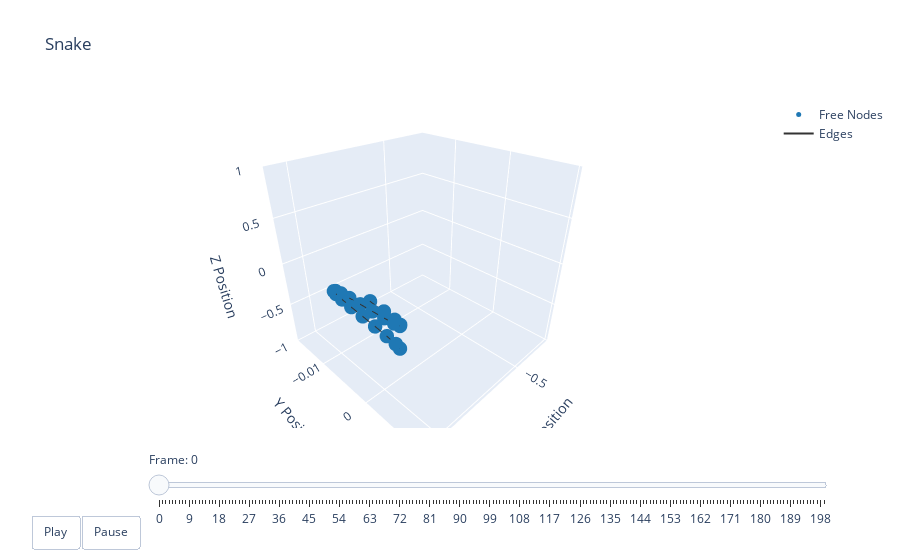

Write notebook code for a chart like this one.
### Code cell
t = np.arange(robot.sim_params.total_time, step=robot.sim_params.dt)
options = dismech.AnimationOptions(title='Snake')

fig = dismech.get_interactive_animation_plotly(robot, t, qs, options)
fig.show()

### Figure 1 — Plotly figure (JSON) as saved in the notebook; plotly's stock layout.template omitted (floating-point values rounded to 4 significant figures)
{"data": [{"marker": {"color": "#1f78b4", "size": 5}, "mode": "markers", "name": "Free Nodes", "type": "scatter3d", "x": [0.003217, 0.00741, 0.01198, 0.01686, 0.02186, 0.02679, 0.03157, 0.03617, 0.04071, 0.0453, 0.05005, 0.05497, 0.05996, 0.06491, 0.06968, 0.07424, 0.07865, 0.08305, 0.08757, 0.0923, 0.09724], "y": [-0.001609, 0.001123, 0.003145, 0.004263, 0.004399, 0.00362, 0.002121, 0.0001704, -0.001939, -0.003915, -0.005479, -0.006394, -0.006502, -0.005765, -0.004274, -0.002223, 0.0001371, 0.00253, 0.004669, 0.006272, 0.007088], "z": [0.0, 0.0, 0.0, 0.0, 0.0, 0.0, 0.0, 0.0, 0.0, 0.0, 0.0, 0.0, 0.0, 0.0, 0.0, 0.0, 0.0, 0.0, 0.0, 0.0, 0.0]}, {"marker": {"color": "#e31a1c", "size": 5}, "mode": "markers", "name": "Fixed Nodes", "type": "scatter3d", "x": [], "y": [], "z": []}, {"line": {"color": "#333333", "width": 2}, "mode": "lines", "name": "Edges", "type": "scatter3d", "x": [0.003217, 0.00741, null, 0.00741, 0.01198, null, 0.01198, 0.01686, null, 0.01686, 0.02186, null, 0.02186, 0.02679, null, 0.02679, 0.03157, null, 0.03157, 0.03617, null, 0.03617, 0.04071, null, 0.04071, 0.0453, null, 0.0453, 0.05005, null, 0.05005, 0.05497, null, 0.05497, 0.05996, null, 0.05996, 0.06491, null, 0.06491, 0.06968, null, 0.06968, 0.07424, null, 0.07424, 0.07865, null, 0.07865, 0.08305, null, 0.08305, 0.08757, null, 0.08757, 0.0923, null, 0.0923, 0.09724, null], "y": [-0.001609, 0.001123, null, 0.001123, 0.003145, null, 0.003145, 0.004263, null, 0.004263, 0.004399, null, 0.004399, 0.00362, null, 0.00362, 0.002121, null, 0.002121, 0.0001704, null, 0.0001704, -0.001939, null, -0.001939, -0.003915, null, -0.003915, -0.005479, null, -0.005479, -0.006394, null, -0.006394, -0.006502, null, -0.006502, -0.005765, null, -0.005765, -0.004274, null, -0.004274, -0.002223, null, -0.002223, 0.0001371, null, 0.0001371, 0.00253, null, 0.00253, 0.004669, null, 0.004669, 0.006272, null, 0.006272, 0.007088, null], "z": [0, 0, null, 0, 0, null, 0, 0, null, 0, 0, null, 0, 0, null, 0, 0, null, 0, 0, null, 0, 0, null, 0, 0, null, 0, 0, null, 0, 0, null, 0, 0, null, 0, 0, null, 0, 0, null, 0, 0, null, 0, 0, null, 0, 0, null, 0, 0, null, 0, 0, null, 0, 0, null]}, {"color": "rgba(166, 206, 227, 0.7)", "i": [], "j": [], "k": [], "name": "Faces", "opacity": 0.7, "showscale": false, "type": "mesh3d", "x": [0.003217, 0.00741, 0.01198, 0.01686, 0.02186, 0.02679, 0.03157, 0.03617, 0.04071, 0.0453, 0.05005, 0.05497, 0.05996, 0.06491, 0.06968, 0.07424, 0.07865, 0.08305, 0.08757, 0.0923, 0.09724], "y": [-0.001609, 0.001123, 0.003145, 0.004263, 0.004399, 0.00362, 0.002121, 0.0001704, -0.001939, -0.003915, -0.005479, -0.006394, -0.006502, -0.005765, -0.004274, -0.002223, 0.0001371, 0.00253, 0.004669, 0.006272, 0.007088], "z": [0.0, 0.0, 0.0, 0.0, 0.0, 0.0, 0.0, 0.0, 0.0, 0.0, 0.0, 0.0, 0.0, 0.0, 0.0, 0.0, 0.0, 0.0, 0.0, 0.0, 0.0]}], "layout": {"scene": {"camera": {"eye": {"x": 1.225, "y": 1.225, "z": 1.0}}, "xaxis": {"range": [-0.7591, 0.09724], "title": {"text": "X Position"}}, "yaxis": {"range": [-0.01723, 0.01036], "title": {"text": "Y Position"}}, "zaxis": {"range": [0, 0], "title": {"text": "Z Position"}}}, "sliders": [{"currentvalue": {"prefix": "Frame: "}, "steps": [{"args": [["0"], {"frame": {"duration": 50, "redraw": true}, "mode": "immediate"}], "label": "0", "method": "animate"}, {"args": [["1"], {"frame": {"duration": 50, "redraw": true}, "mode": "immediate"}], "label": "1", "method": "animate"}, {"args": [["2"], {"frame": {"duration": 50, "redraw": true}, "mode": "immediate"}], "label": "2", "method": "animate"}, {"args": [["3"], {"frame": {"duration": 50, "redraw": true}, "mode": "immediate"}], "label": "3", "method": "animate"}, {"args": [["4"], {"frame": {"duration": 50, "redraw": true}, "mode": "immediate"}], "label": "4", "method": "animate"}, {"args": [["5"], {"frame": {"duration": 50, "redraw": true}, "mode": "immediate"}], "label": "5", "method": "animate"}, {"args": [["6"], {"frame": {"duration": 50, "redraw": true}, "mode": "immediate"}], "label": "6", "method": "animate"}, {"args": [["7"], {"frame": {"duration": 50, "redraw": true}, "mode": "immediate"}], "label": "7", "method": "animate"}, {"args": [["8"], {"frame": {"duration": 50, "redraw": true}, "mode": "immediate"}], "label": "8", "method": "animate"}, {"args": [["9"], {"frame": {"duration": 50, "redraw": true}, "mode": "immediate"}], "label": "9", "method": "animate"}, {"args": [["10"], {"frame": {"duration": 50, "redraw": true}, "mode": "immediate"}], "label": "10", "method": "animate"}, {"args": [["11"], {"frame": {"duration": 50, "redraw": true}, "mode": "immediate"}], "label": "11", "method": "animate"}, {"args": [["12"], {"frame": {"duration": 50, "redraw": true}, "mode": "immediate"}], "label": "12", "method": "animate"}, {"args": [["13"], {"frame": {"duration": 50, "redraw": true}, "mode": "immediate"}], "label": "13", "method": "animate"}, {"args": [["14"], {"frame": {"duration": 50, "redraw": true}, "mode": "immediate"}], "label": "14", "method": "animate"}, {"args": [["15"], {"frame": {"duration": 50, "redraw": true}, "mode": "immediate"}], "label": "15", "method": "animate"}, {"args": [["16"], {"frame": {"duration": 50, "redraw": true}, "mode": "immediate"}], "label": "16", "method": "animate"}, {"args": [["17"], {"frame": {"duration": 50, "redraw": true}, "mode": "immediate"}], "label": "17", "method": "animate"}, {"args": [["18"], {"frame": {"duration": 50, "redraw": true}, "mode": "immediate"}], "label": "18", "method": "animate"}, {"args": [["19"], {"frame": {"duration": 50, "redraw": true}, "mode": "immediate"}], "label": "19", "method": "animate"}, {"args": [["20"], {"frame": {"duration": 50, "redraw": true}, "mode": "immediate"}], "label": "20", "method": "animate"}, {"args": [["21"], {"frame": {"duration": 50, "redraw": true}, "mode": "immediate"}], "label": "21", "method": "animate"}, {"args": [["22"], {"frame": {"duration": 50, "redraw": true}, "mode": "immediate"}], "label": "22", "method": "animate"}, {"args": [["23"], {"frame": {"duration": 50, "redraw": true}, "mode": "immediate"}], "label": "23", "method": "animate"}, {"args": [["24"], {"frame": {"duration": 50, "redraw": true}, "mode": "immediate"}], "label": "24", "method": "animate"}, {"args": [["25"], {"frame": {"duration": 50, "redraw": true}, "mode": "immediate"}], "label": "25", "method": "animate"}, {"args": [["26"], {"frame": {"duration": 50, "redraw": true}, "mode": "immediate"}], "label": "26", "method": "animate"}, {"args": [["27"], {"frame": {"duration": 50, "redraw": true}, "mode": "immediate"}], "label": "27", "method": "animate"}, {"args": [["28"], {"frame": {"duration": 50, "redraw": true}, "mode": "immediate"}], "label": "28", "method": "animate"}, {"args": [["29"], {"frame": {"duration": 50, "redraw": true}, "mode": "immediate"}], "label": "29", "method": "animate"}, {"args": [["30"], {"frame": {"duration": 50, "redraw": true}, "mode": "immediate"}], "label": "30", "method": "animate"}, {"args": [["31"], {"frame": {"duration": 50, "redraw": true}, "mode": "immediate"}], "label": "31", "method": "animate"}, {"args": [["32"], {"frame": {"duration": 50, "redraw": true}, "mode": "immediate"}], "label": "32", "method": "animate"}, {"args": [["33"], {"frame": {"duration": 50, "redraw": true}, "mode": "immediate"}], "label": "33", "method": "animate"}, {"args": [["34"], {"frame": {"duration": 50, "redraw": true}, "mode": "immediate"}], "label": "34", "method": "animate"}, {"args": [["35"], {"frame": {"duration": 50, "redraw": true}, "mode": "immediate"}], "label": "35", "method": "animate"}, {"args": [["36"], {"frame": {"duration": 50, "redraw": true}, "mode": "immediate"}], "label": "36", "method": "animate"}, {"args": [["37"], {"frame": {"duration": 50, "redraw": true}, "mode": "immediate"}], "label": "37", "method": "animate"}, {"args": [["38"], {"frame": {"duration": 50, "redraw": true}, "mode": "immediate"}], "label": "38", "method": "animate"}, {"args": [["39"], {"frame": {"duration": 50, "redraw": true}, "mode": "immediate"}], "label": "39", "method": "animate"}, {"args": [["40"], {"frame": {"duration": 50, "redraw": true}, "mode": "immediate"}], "label": "40", "method": "animate"}, {"args": [["41"], {"frame": {"duration": 50, "redraw": true}, "mode": "immediate"}], "label": "41", "method": "animate"}, {"args": [["42"], {"frame": {"duration": 50, "redraw": true}, "mode": "immediate"}], "label": "42", "method": "animate"}, {"args": [["43"], {"frame": {"duration": 50, "redraw": true}, "mode": "immediate"}], "label": "43", "method": "animate"}, {"args": [["44"], {"frame": {"duration": 50, "redraw": true}, "mode": "immediate"}], "label": "44", "method": "animate"}, {"args": [["45"], {"frame": {"duration": 50, "redraw": true}, "mode": "immediate"}], "label": "45", "method": "animate"}, {"args": [["46"], {"frame": {"duration": 50, "redraw": true}, "mode": "immediate"}], "label": "46", "method": "animate"}, {"args": [["47"], {"frame": {"duration": 50, "redraw": true}, "mode": "immediate"}], "label": "47", "method": "animate"}, {"args": [["48"], {"frame": {"duration": 50, "redraw": true}, "mode": "immediate"}], "label": "48", "method": "animate"}, {"args": [["49"], {"frame": {"duration": 50, "redraw": true}, "mode": "immediate"}], "label": "49", "method": "animate"}, {"args": [["50"], {"frame": {"duration": 50, "redraw": true}, "mode": "immediate"}], "label": "50", "method": "animate"}, {"args": [["51"], {"frame": {"duration": 50, "redraw": true}, "mode": "immediate"}], "label": "51", "method": "animate"}, {"args": [["52"], {"frame": {"duration": 50, "redraw": true}, "mode": "immediate"}], "label": "52", "method": "animate"}, {"args": [["53"], {"frame": {"duration": 50, "redraw": true}, "mode": "immediate"}], "label": "53", "method": "animate"}, {"args": [["54"], {"frame": {"duration": 50, "redraw": true}, "mode": "immediate"}], "label": "54", "method": "animate"}, {"args": [["55"], {"frame": {"duration": 50, "redraw": true}, "mode": "immediate"}], "label": "55", "method": "animate"}, {"args": [["56"], {"frame": {"duration": 50, "redraw": true}, "mode": "immediate"}], "label": "56", "method": "animate"}, {"args": [["57"], {"frame": {"duration": 50, "redraw": true}, "mode": "immediate"}], "label": "57", "method": "animate"}, {"args": [["58"], {"frame": {"duration": 50, "redraw": true}, "mode": "immediate"}], "label": "58", "method": "animate"}, {"args": [["59"], {"frame": {"duration": 50, "redraw": true}, "mode": "immediate"}], "label": "59", "method": "animate"}, {"args": [["60"], {"frame": {"duration": 50, "redraw": true}, "mode": "immediate"}], "label": "60", "method": "animate"}, {"args": [["61"], {"frame": {"duration": 50, "redraw": true}, "mode": "immediate"}], "label": "61", "method": "animate"}, {"args": [["62"], {"frame": {"duration": 50, "redraw": true}, "mode": "immediate"}], "label": "62", "method": "animate"}, {"args": [["63"], {"frame": {"duration": 50, "redraw": true}, "mode": "immediate"}], "label": "63", "method": "animate"}, {"args": [["64"], {"frame": {"duration": 50, "redraw": true}, "mode": "immediate"}], "label": "64", "method": "animate"}, {"args": [["65"], {"frame": {"duration": 50, "redraw": true}, "mode": "immediate"}], "label": "65", "method": "animate"}, {"args": [["66"], {"frame": {"duration": 50, "redraw": true}, "mode": "immediate"}], "label": "66", "method": "animate"}, {"args": [["67"], {"frame": {"duration": 50, "redraw": true}, "mode": "immediate"}], "label": "67", "method": "animate"}, {"args": [["68"], {"frame": {"duration": 50, "redraw": true}, "mode": "immediate"}], "label": "68", "method": "animate"}, {"args": [["69"], {"frame": {"duration": 50, "redraw": true}, "mode": "immediate"}], "label": "69", "method": "animate"}, {"args": [["70"], {"frame": {"duration": 50, "redraw": true}, "mode": "immediate"}], "label": "70", "method": "animate"}, {"args": [["71"], {"frame": {"duration": 50, "redraw": true}, "mode": "immediate"}], "label": "71", "method": "animate"}, {"args": [["72"], {"frame": {"duration": 50, "redraw": true}, "mode": "immediate"}], "label": "72", "method": "animate"}, {"args": [["73"], {"frame": {"duration": 50, "redraw": true}, "mode": "immediate"}], "label": "73", "method": "animate"}, {"args": [["74"], {"frame": {"duration": 50, "redraw": true}, "mode": "immediate"}], "label": "74", "method": "animate"}, {"args": [["75"], {"frame": {"duration": 50, "redraw": true}, "mode": "immediate"}], "label": "75", "method": "animate"}, {"args": [["76"], {"frame": {"duration": 50, "redraw": true}, "mode": "immediate"}], "label": "76", "method": "animate"}, {"args": [["77"], {"frame": {"duration": 50, "redraw": true}, "mode": "immediate"}], "label": "77", "method": "animate"}, {"args": [["78"], {"frame": {"duration": 50, "redraw": true}, "mode": "immediate"}], "label": "78", "method": "animate"}, {"args": [["79"], {"frame": {"duration": 50, "redraw": true}, "mode": "immediate"}], "label": "79", "method": "animate"}, {"args": [["80"], {"frame": {"duration": 50, "redraw": true}, "mode": "immediate"}], "label": "80", "method": "animate"}, {"args": [["81"], {"frame": {"duration": 50, "redraw": true}, "mode": "immediate"}], "label": "81", "method": "animate"}, {"args": [["82"], {"frame": {"duration": 50, "redraw": true}, "mode": "immediate"}], "label": "82", "method": "animate"}, {"args": [["83"], {"frame": {"duration": 50, "redraw": true}, "mode": "immediate"}], "label": "83", "method": "animate"}, {"args": [["84"], {"frame": {"duration": 50, "redraw": true}, "mode": "immediate"}], "label": "84", "method": "animate"}, {"args": [["85"], {"frame": {"duration": 50, "redraw": true}, "mode": "immediate"}], "label": "85", "method": "animate"}, {"args": [["86"], {"frame": {"duration": 50, "redraw": true}, "mode": "immediate"}], "label": "86", "method": "animate"}, {"args": [["87"], {"frame": {"duration": 50, "redraw": true}, "mode": "immediate"}], "label": "87", "method": "animate"}, {"args": [["88"], {"frame": {"duration": 50, "redraw": true}, "mode": "immediate"}], "label": "88", "method": "animate"}, {"args": [["89"], {"frame": {"duration": 50, "redraw": true}, "mode": "immediate"}], "label": "89", "method": "animate"}, {"args": [["90"], {"frame": {"duration": 50, "redraw": true}, "mode": "immediate"}], "label": "90", "method": "animate"}, {"args": [["91"], {"frame": {"duration": 50, "redraw": true}, "mode": "immediate"}], "label": "91", "method": "animate"}, {"args": [["92"], {"frame": {"duration": 50, "redraw": true}, "mode": "immediate"}], "label": "92", "method": "animate"}, {"args": [["93"], {"frame": {"duration": 50, "redraw": true}, "mode": "immediate"}], "label": "93", "method": "animate"}, {"args": [["94"], {"frame": {"duration": 50, "redraw": true}, "mode": "immediate"}], "label": "94", "method": "animate"}, {"args": [["95"], {"frame": {"duration": 50, "redraw": true}, "mode": "immediate"}], "label": "95", "method": "animate"}, {"args": [["96"], {"frame": {"duration": 50, "redraw": true}, "mode": "immediate"}], "label": "96", "method": "animate"}, {"args": [["97"], {"frame": {"duration": 50, "redraw": true}, "mode": "immediate"}], "label": "97", "method": "animate"}, {"args": [["98"], {"frame": {"duration": 50, "redraw": true}, "mode": "immediate"}], "label": "98", "method": "animate"}, {"args": [["99"], {"frame": {"duration": 50, "redraw": true}, "mode": "immediate"}], "label": "99", "method": "animate"}, {"args": [["100"], {"frame": {"duration": 50, "redraw": true}, "mode": "immediate"}], "label": "100", "method": "animate"}, {"args": [["101"], {"frame": {"duration": 50, "redraw": true}, "mode": "immediate"}], "label": "101", "method": "animate"}, {"args": [["102"], {"frame": {"duration": 50, "redraw": true}, "mode": "immediate"}], "label": "102", "method": "animate"}, {"args": [["103"], {"frame": {"duration": 50, "redraw": true}, "mode": "immediate"}], "label": "103", "method": "animate"}, {"args": [["104"], {"frame": {"duration": 50, "redraw": true}, "mode": "immediate"}], "label": "104", "method": "animate"}, {"args": [["105"], {"frame": {"duration": 50, "redraw": true}, "mode": "immediate"}], "label": "105", "method": "animate"}, {"args": [["106"], {"frame": {"duration": 50, "redraw": true}, "mode": "immediate"}], "label": "106", "method": "animate"}, {"args": [["107"], {"frame": {"duration": 50, "redraw": true}, "mode": "immediate"}], "label": "107", "method": "animate"}, {"args": [["108"], {"frame": {"duration": 50, "redraw": true}, "mode": "immediate"}], "label": "108", "method": "animate"}, {"args": [["109"], {"frame": {"duration": 50, "redraw": true}, "mode": "immediate"}], "label": "109", "method": "animate"}, {"args": [["110"], {"frame": {"duration": 50, "redraw": true}, "mode": "immediate"}], "label": "110", "method": "animate"}, {"args": [["111"], {"frame": {"duration": 50, "redraw": true}, "mode": "immediate"}], "label": "111", "method": "animate"}, {"args": [["112"], {"frame": {"duration": 50, "redraw": true}, "mode": "immediate"}], "label": "112", "method": "animate"}, {"args": [["113"], {"frame": {"duration": 50, "redraw": true}, "mode": "immediate"}], "label": "113", "method": "animate"}, {"args": [["114"], {"frame": {"duration": 50, "redraw": true}, "mode": "immediate"}], "label": "114", "method": "animate"}, {"args": [["115"], {"frame": {"duration": 50, "redraw": true}, "mode": "immediate"}], "label": "115", "method": "animate"}, {"args": [["116"], {"frame": {"duration": 50, "redraw": true}, "mode": "immediate"}], "label": "116", "method": "animate"}, {"args": [["117"], {"frame": {"duration": 50, "redraw": true}, "mode": "immediate"}], "label": "117", "method": "animate"}, {"args": [["118"], {"frame": {"duration": 50, "redraw": true}, "mode": "immediate"}], "label": "118", "method": "animate"}, {"args": [["119"], {"frame": {"duration": 50, "redraw": true}, "mode": "immediate"}], "label": "119", "method": "animate"}, {"args": [["120"], {"frame": {"duration": 50, "redraw": true}, "mode": "immediate"}], "label": "120", "method": "animate"}, {"args": [["121"], {"frame": {"duration": 50, "redraw": true}, "mode": "immediate"}], "label": "121", "method": "animate"}, {"args": [["122"], {"frame": {"duration": 50, "redraw": true}, "mode": "immediate"}], "label": "122", "method": "animate"}, {"args": [["123"], {"frame": {"duration": 50, "redraw": true}, "mode": "immediate"}], "label": "123", "method": "animate"}, {"args": [["124"], {"frame": {"duration": 50, "redraw": true}, "mode": "immediate"}], "label": "124", "method": "animate"}, {"args": [["125"], {"frame": {"duration": 50, "redraw": true}, "mode": "immediate"}], "label": "125", "method": "animate"}, {"args": [["126"], {"frame": {"duration": 50, "redraw": true}, "mode": "immediate"}], "label": "126", "method": "animate"}, {"args": [["127"], {"frame": {"duration": 50, "redraw": true}, "mode": "immediate"}], "label": "127", "method": "animate"}, {"args": [["128"], {"frame": {"duration": 50, "redraw": true}, "mode": "immediate"}], "label": "128", "method": "animate"}, {"args": [["129"], {"frame": {"duration": 50, "redraw": true}, "mode": "immediate"}], "label": "129", "method": "animate"}, {"args": [["130"], {"frame": {"duration": 50, "redraw": true}, "mode": "immediate"}], "label": "130", "method": "animate"}, {"args": [["131"], {"frame": {"duration": 50, "redraw": true}, "mode": "immediate"}], "label": "131", "method": "animate"}, {"args": [["132"], {"frame": {"duration": 50, "redraw": true}, "mode": "immediate"}], "label": "132", "method": "animate"}, {"args": [["133"], {"frame": {"duration": 50, "redraw": true}, "mode": "immediate"}], "label": "133", "method": "animate"}, {"args": [["134"], {"frame": {"duration": 50, "redraw": true}, "mode": "immediate"}], "label": "134", "method": "animate"}, {"args": [["135"], {"frame": {"duration": 50, "redraw": true}, "mode": "immediate"}], "label": "135", "method": "animate"}, {"args": [["136"], {"frame": {"duration": 50, "redraw": true}, "mode": "immediate"}], "label": "136", "method": "animate"}, {"args": [["137"], {"frame": {"duration": 50, "redraw": true}, "mode": "immediate"}], "label": "137", "method": "animate"}, {"args": [["138"], {"frame": {"duration": 50, "redraw": true}, "mode": "immediate"}], "label": "138", "method": "animate"}, {"args": [["139"], {"frame": {"duration": 50, "redraw": true}, "mode": "immediate"}], "label": "139", "method": "animate"}, {"args": [["140"], {"frame": {"duration": 50, "redraw": true}, "mode": "immediate"}], "label": "140", "method": "animate"}, {"args": [["141"], {"frame": {"duration": 50, "redraw": true}, "mode": "immediate"}], "label": "141", "method": "animate"}, {"args": [["142"], {"frame": {"duration": 50, "redraw": true}, "mode": "immediate"}], "label": "142", "method": "animate"}, {"args": [["143"], {"frame": {"duration": 50, "redraw": true}, "mode": "immediate"}], "label": "143", "method": "animate"}, {"args": [["144"], {"frame": {"duration": 50, "redraw": true}, "mode": "immediate"}], "label": "144", "method": "animate"}, {"args": [["145"], {"frame": {"duration": 50, "redraw": true}, "mode": "immediate"}], "label": "145", "method": "animate"}, {"args": [["146"], {"frame": {"duration": 50, "redraw": true}, "mode": "immediate"}], "label": "146", "method": "animate"}, {"args": [["147"], {"frame": {"duration": 50, "redraw": true}, "mode": "immediate"}], "label": "147", "method": "animate"}, {"args": [["148"], {"frame": {"duration": 50, "redraw": true}, "mode": "immediate"}], "label": "148", "method": "animate"}, {"args": [["149"], {"frame": {"duration": 50, "redraw": true}, "mode": "immediate"}], "label": "149", "method": "animate"}, {"args": [["150"], {"frame": {"duration": 50, "redraw": true}, "mode": "immediate"}], "label": "150", "method": "animate"}, {"args": [["151"], {"frame": {"duration": 50, "redraw": true}, "mode": "immediate"}], "label": "151", "method": "animate"}, {"args": [["152"], {"frame": {"duration": 50, "redraw": true}, "mode": "immediate"}], "label": "152", "method": "animate"}, {"args": [["153"], {"frame": {"duration": 50, "redraw": true}, "mode": "immediate"}], "label": "153", "method": "animate"}, {"args": [["154"], {"frame": {"duration": 50, "redraw": true}, "mode": "immediate"}], "label": "154", "method": "animate"}, {"args": [["155"], {"frame": {"duration": 50, "redraw": true}, "mode": "immediate"}], "label": "155", "method": "animate"}, {"args": [["156"], {"frame": {"duration": 50, "redraw": true}, "mode": "immediate"}], "label": "156", "method": "animate"}, {"args": [["157"], {"frame": {"duration": 50, "redraw": true}, "mode": "immediate"}], "label": "157", "method": "animate"}, {"args": [["158"], {"frame": {"duration": 50, "redraw": true}, "mode": "immediate"}], "label": "158", "method": "animate"}, {"args": [["159"], {"frame": {"duration": 50, "redraw": true}, "mode": "immediate"}], "label": "159", "method": "animate"}, {"args": [["160"], {"frame": {"duration": 50, "redraw": true}, "mode": "immediate"}], "label": "160", "method": "animate"}, {"args": [["161"], {"frame": {"duration": 50, "redraw": true}, "mode": "immediate"}], "label": "161", "method": "animate"}, {"args": [["162"], {"frame": {"duration": 50, "redraw": true}, "mode": "immediate"}], "label": "162", "method": "animate"}, {"args": [["163"], {"frame": {"duration": 50, "redraw": true}, "mode": "immediate"}], "label": "163", "method": "animate"}, {"args": [["164"], {"frame": {"duration": 50, "redraw": true}, "mode": "immediate"}], "label": "164", "method": "animate"}, {"args": [["165"], {"frame": {"duration": 50, "redraw": true}, "mode": "immediate"}], "label": "165", "method": "animate"}, {"args": [["166"], {"frame": {"duration": 50, "redraw": true}, "mode": "immediate"}], "label": "166", "method": "animate"}, {"args": [["167"], {"frame": {"duration": 50, "redraw": true}, "mode": "immediate"}], "label": "167", "method": "animate"}, {"args": [["168"], {"frame": {"duration": 50, "redraw": true}, "mode": "immediate"}], "label": "168", "method": "animate"}, {"args": [["169"], {"frame": {"duration": 50, "redraw": true}, "mode": "immediate"}], "label": "169", "method": "animate"}, {"args": [["170"], {"frame": {"duration": 50, "redraw": true}, "mode": "immediate"}], "label": "170", "method": "animate"}, {"args": [["171"], {"frame": {"duration": 50, "redraw": true}, "mode": "immediate"}], "label": "171", "method": "animate"}, {"args": [["172"], {"frame": {"duration": 50, "redraw": true}, "mode": "immediate"}], "label": "172", "method": "animate"}, {"args": [["173"], {"frame": {"duration": 50, "redraw": true}, "mode": "immediate"}], "label": "173", "method": "animate"}, {"args": [["174"], {"frame": {"duration": 50, "redraw": true}, "mode": "immediate"}], "label": "174", "method": "animate"}, {"args": [["175"], {"frame": {"duration": 50, "redraw": true}, "mode": "immediate"}], "label": "175", "method": "animate"}, {"args": [["176"], {"frame": {"duration": 50, "redraw": true}, "mode": "immediate"}], "label": "176", "method": "animate"}, {"args": [["177"], {"frame": {"duration": 50, "redraw": true}, "mode": "immediate"}], "label": "177", "method": "animate"}, {"args": [["178"], {"frame": {"duration": 50, "redraw": true}, "mode": "immediate"}], "label": "178", "method": "animate"}, {"args": [["179"], {"frame": {"duration": 50, "redraw": true}, "mode": "immediate"}], "label": "179", "method": "animate"}, {"args": [["180"], {"frame": {"duration": 50, "redraw": true}, "mode": "immediate"}], "label": "180", "method": "animate"}, {"args": [["181"], {"frame": {"duration": 50, "redraw": true}, "mode": "immediate"}], "label": "181", "method": "animate"}, {"args": [["182"], {"frame": {"duration": 50, "redraw": true}, "mode": "immediate"}], "label": "182", "method": "animate"}, {"args": [["183"], {"frame": {"duration": 50, "redraw": true}, "mode": "immediate"}], "label": "183", "method": "animate"}, {"args": [["184"], {"frame": {"duration": 50, "redraw": true}, "mode": "immediate"}], "label": "184", "method": "animate"}, {"args": [["185"], {"frame": {"duration": 50, "redraw": true}, "mode": "immediate"}], "label": "185", "method": "animate"}, {"args": [["186"], {"frame": {"duration": 50, "redraw": true}, "mode": "immediate"}], "label": "186", "method": "animate"}, {"args": [["187"], {"frame": {"duration": 50, "redraw": true}, "mode": "immediate"}], "label": "187", "method": "animate"}, {"args": [["188"], {"frame": {"duration": 50, "redraw": true}, "mode": "immediate"}], "label": "188", "method": "animate"}, {"args": [["189"], {"frame": {"duration": 50, "redraw": true}, "mode": "immediate"}], "label": "189", "method": "animate"}, {"args": [["190"], {"frame": {"duration": 50, "redraw": true}, "mode": "immediate"}], "label": "190", "method": "animate"}, {"args": [["191"], {"frame": {"duration": 50, "redraw": true}, "mode": "immediate"}], "label": "191", "method": "animate"}, {"args": [["192"], {"frame": {"duration": 50, "redraw": true}, "mode": "immediate"}], "label": "192", "method": "animate"}, {"args": [["193"], {"frame": {"duration": 50, "redraw": true}, "mode": "immediate"}], "label": "193", "method": "animate"}, {"args": [["194"], {"frame": {"duration": 50, "redraw": true}, "mode": "immediate"}], "label": "194", "method": "animate"}, {"args": [["195"], {"frame": {"duration": 50, "redraw": true}, "mode": "immediate"}], "label": "195", "method": "animate"}, {"args": [["196"], {"frame": {"duration": 50, "redraw": true}, "mode": "immediate"}], "label": "196", "method": "animate"}, {"args": [["197"], {"frame": {"duration": 50, "redraw": true}, "mode": "immediate"}], "label": "197", "method": "animate"}, {"args": [["198"], {"frame": {"duration": 50, "redraw": true}, "mode": "immediate"}], "label": "198", "method": "animate"}, {"args": [["199"], {"frame": {"duration": 50, "redraw": true}, "mode": "immediate"}], "label": "199", "method": "animate"}], "transition": {"duration": 0}, "x": 0.1, "y": 0}], "title": {"text": "Snake"}, "updatemenus": [{"buttons": [{"args": [null, {"frame": {"duration": 50, "redraw": true}, "fromcurrent": true}], "label": "Play", "method": "animate"}, {"args": [[null], {"frame": {"duration": 0, "redraw": true}, "mode": "immediate"}], "label": "Pause", "method": "animate"}], "direction": "left", "pad": {"r": 10, "t": 87}, "showactive": false, "type": "buttons", "x": 0.1, "xanchor": "right", "y": 0, "yanchor": "top"}]}}
